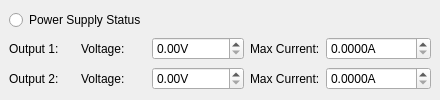
  <widget class="QDockWidget" name="power_supply_amplifier_DockWidget">
   <property name="windowTitle">
    <string>Power Supply Amplifier</string>
   </property>
   <attribute name="dockWidgetArea">
    <number>1</number>
   </attribute>
   <widget class="QWidget" name="dockWidgetContents_4">
    <layout class="QGridLayout" name="gridLayout_10">
     <item row="0" column="0" colspan="2">
      <widget class="QRadioButton" name="power_supply_amplifier_RadioButton">
       <property name="text">
        <string>Power Supply Status</string>
       </property>
      </widget>
     </item>
     <item row="1" column="0">
      <widget class="QLabel" name="label_34">
       <property name="text">
        <string>Output 1:</string>
       </property>
      </widget>
     </item>
     <item row="1" column="1">
      <widget class="QLabel" name="label_40">
       <property name="text">
        <string>Voltage:</string>
       </property>
      </widget>
     </item>
     <item row="1" column="2">
      <widget class="ScienDSpinBox" name="psa_voltage_outp1_DoubleSpinBox">
       <property name="sizePolicy">
        <sizepolicy hsizetype="Minimum" vsizetype="Fixed">
         <horstretch>0</horstretch>
         <verstretch>0</verstretch>
        </sizepolicy>
       </property>
       <property name="suffix">
        <string>V</string>
       </property>
       <property name="decimals">
        <number>2</number>
       </property>
       <property name="maximum">
        <double>1000000000.000000000000000</double>
       </property>
       <property name="singleStep">
        <double>0.010000000000000</double>
       </property>
      </widget>
     </item>
     <item row="1" column="3">
      <widget class="QLabel" name="label_42">
       <property name="text">
        <string>Max Current:</string>
       </property>
      </widget>
     </item>
     <item row="1" column="4">
      <widget class="ScienDSpinBox" name="psa_current_max_outp1_DoubleSpinBox">
       <property name="sizePolicy">
        <sizepolicy hsizetype="Minimum" vsizetype="Fixed">
         <horstretch>0</horstretch>
         <verstretch>0</verstretch>
        </sizepolicy>
       </property>
       <property name="suffix">
        <string>A</string>
       </property>
       <property name="decimals">
        <number>4</number>
       </property>
       <property name="maximum">
        <double>1000000000.000000000000000</double>
       </property>
       <property name="singleStep">
        <double>0.010000000000000</double>
       </property>
      </widget>
     </item>
     <item row="2" column="0">
      <widget class="QLabel" name="label_36">
       <property name="text">
        <string>Output 2:</string>
       </property>
      </widget>
     </item>
     <item row="2" column="1">
      <widget class="QLabel" name="label_39">
       <property name="text">
        <string>Voltage:</string>
       </property>
      </widget>
     </item>
     <item row="2" column="2">
      <widget class="ScienDSpinBox" name="psa_voltage_outp2_DoubleSpinBox">
       <property name="sizePolicy">
        <sizepolicy hsizetype="Minimum" vsizetype="Fixed">
         <horstretch>0</horstretch>
         <verstretch>0</verstretch>
        </sizepolicy>
       </property>
       <property name="suffix">
        <string>V</string>
       </property>
       <property name="decimals">
        <number>2</number>
       </property>
       <property name="maximum">
        <double>1000000000.000000000000000</double>
       </property>
       <property name="singleStep">
        <double>0.010000000000000</double>
       </property>
      </widget>
     </item>
     <item row="2" column="3">
      <widget class="QLabel" name="label_41">
       <property name="text">
        <string>Max Current:</string>
       </property>
      </widget>
     </item>
     <item row="2" column="4">
      <widget class="ScienDSpinBox" name="psa_current_max_outp2_DoubleSpinBox">
       <property name="sizePolicy">
        <sizepolicy hsizetype="Minimum" vsizetype="Fixed">
         <horstretch>0</horstretch>
         <verstretch>0</verstretch>
        </sizepolicy>
       </property>
       <property name="suffix">
        <string>A</string>
       </property>
       <property name="decimals">
        <number>4</number>
       </property>
       <property name="maximum">
        <double>1000000000.000000000000000</double>
       </property>
       <property name="singleStep">
        <double>0.010000000000000</double>
       </property>
      </widget>
     </item>
    </layout>
   </widget>
  </widget>
